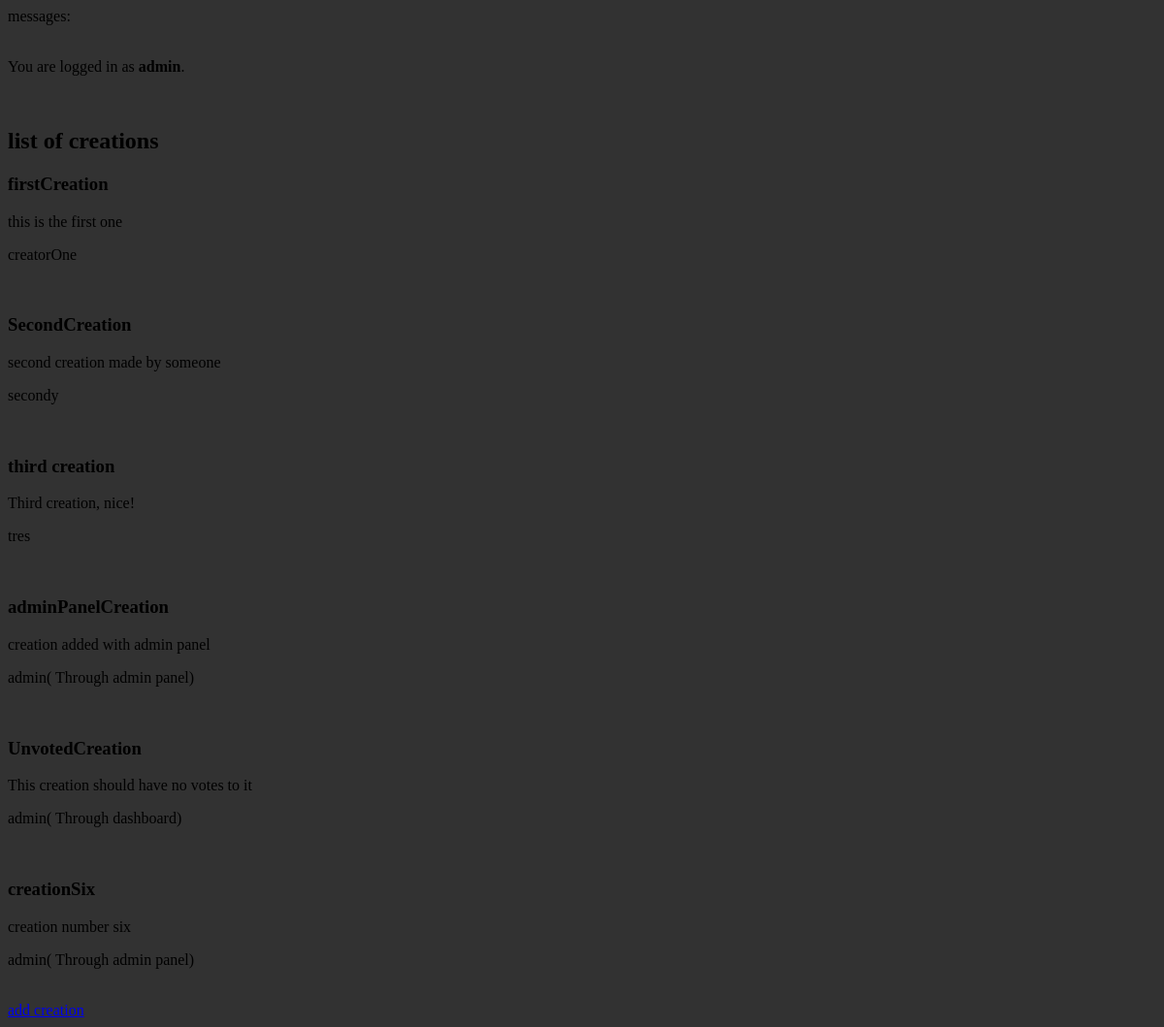
Before: /voting/dashboard/ (signed in) with the older database file.
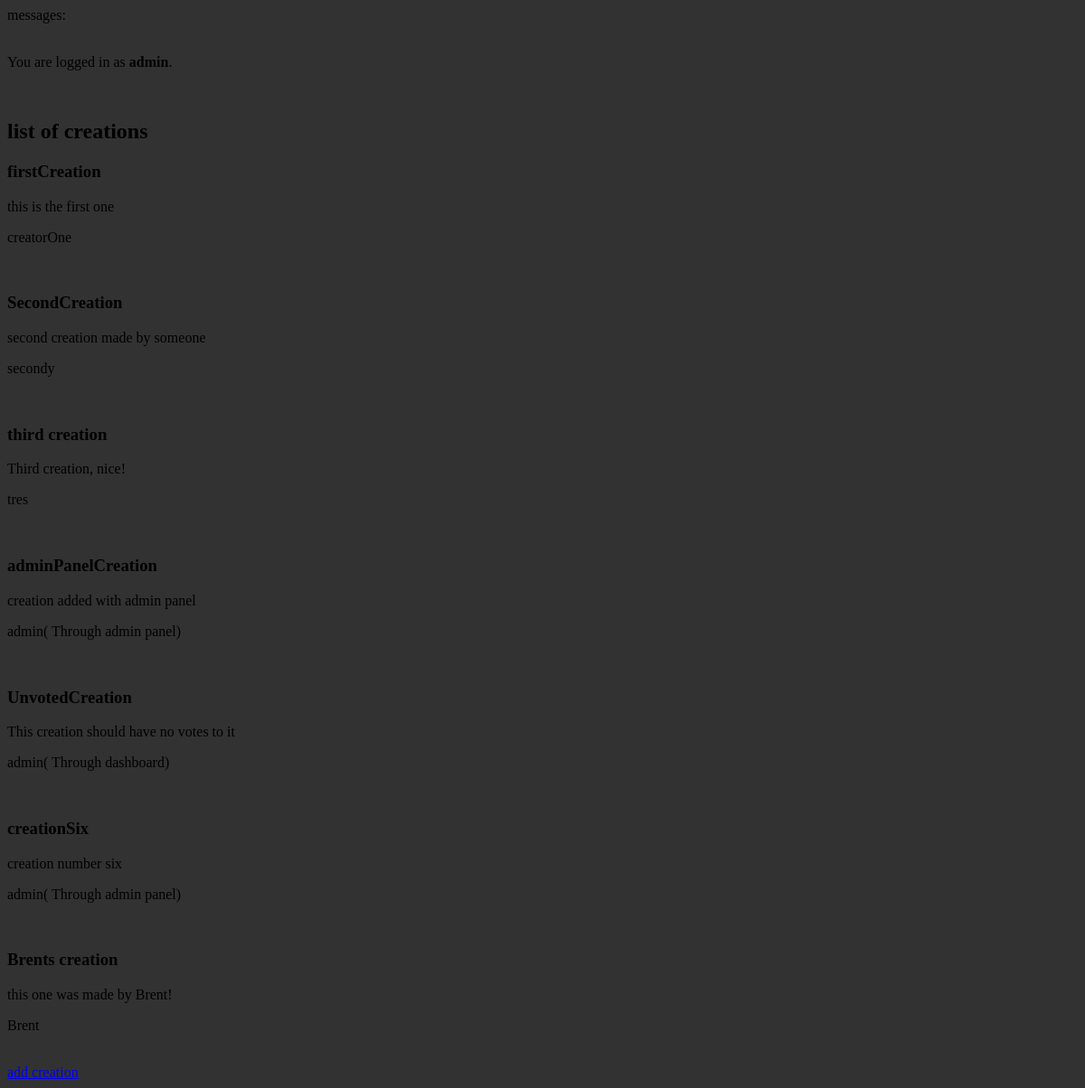
After: the same page with the newer database file.
### voting/models.py (models this page shows, shortened)
class Creation(models.Model):
    name = models.CharField(max_length=200)
    description = models.CharField(max_length=200)
    creator = models.CharField(max_length=200)

### voting/views.py (the view)
# urls.py: path("dashboard/", views.dashboard, name="dashboard"),
@ user_passes_test(lambda u: u.is_staff)
def dashboard(request):
    return render(request=request,
                  template_name="voting/dashboard.html",
                  context={"creations": Creation.objects.all()})

### voting/templates/voting/dashboard.html
{% extends 'voting/header.html' %}
{% block content %}
{% include "voting/includes/status.html" %}
<br>
<h2> list of creations </h2>
{% for creation in creations %}
    <h3> {{ creation.name }} </h3>
    <p> {{ creation.description }} </p>
    <p> {{ creation.creator }} </p>
    <br>
{% endfor %}
<a href="addcreation">add creation</a>
{% endblock %}

### voting/templates/voting/header.html (shortened to what this page needs)
<head>
  {% load static %}
  <link rel="stylesheet" href="{% static 'css/style.css' %}">
</head>
<body>
    {% include "voting/includes/messages.html" %}
  <div class="container">
    <br>
    {% block content %}
    {% endblock %}
  </div>
</body>

### voting/templates/voting/includes/messages.html (shortened to what this page needs)
<div>
    messages:
</div>

### voting/templates/voting/includes/status.html
<div>
    <p>
        {% if user.is_authenticated %}
        You are logged in as <strong>{{ user.username }}</strong>.
        {% else %}
        You are not logged in.
        {% endif %}
    </p>
</div>

### voting/static/css/style.css (style rules this page uses)
* { background-color: rgb(50, 50, 50); }

Changed rows visible on the page:
added Creation: name "Brents creation", description "this one was made by Brent!", creator "Brent"
